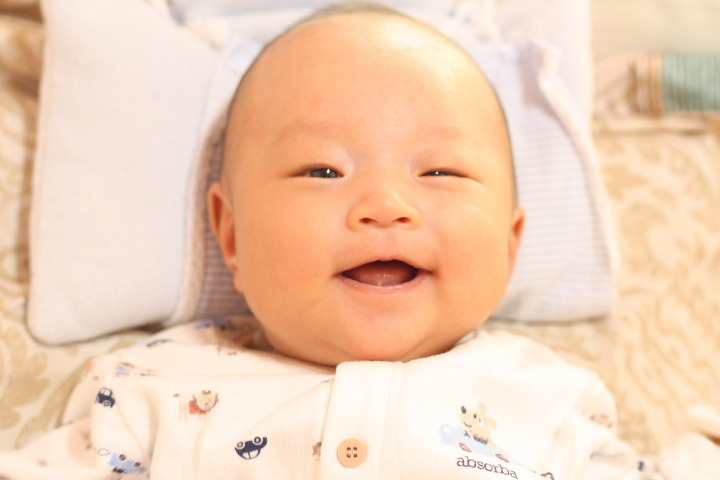
#> input picture AI/images/baby.jpg, 720 x 480 px, found by its file name
$ python nukki_boundary.py
#> lines starting #> are read from the running program, lines starting #| are printed output that depends on the picture; after the words box and inside, x2 and y2 are one past the last pixel; in counts of white or black regions, pixels touching at a corner belong together
import cv2
import sys
from matplotlib import pyplot as plt
import numpy as np

image = cv2.imread("./AIrang/images/baby.jpg")
#> image is the input picture: shape (480, 720, 3); mean B, G, R 181.7, 207.3, 240.5
image_gray = cv2.imread("./AIrang/images/baby.jpg", cv2.IMREAD_GRAYSCALE)
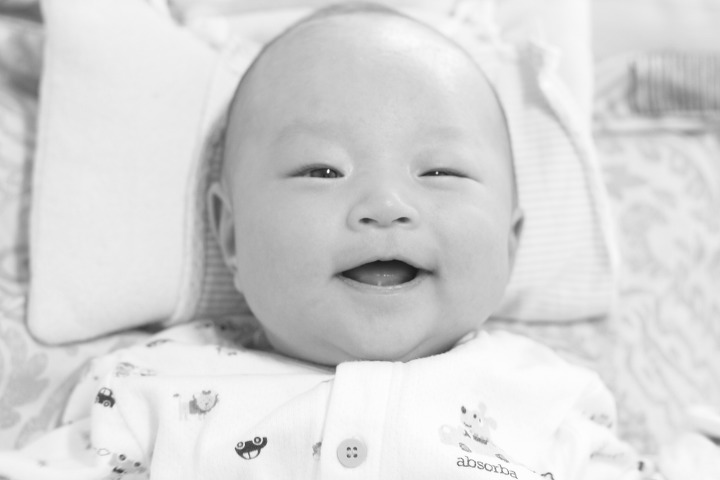
#> image_gray: shape (480, 720); min 25, max 255, mean 214.4

b, g, r = cv2.split(image)
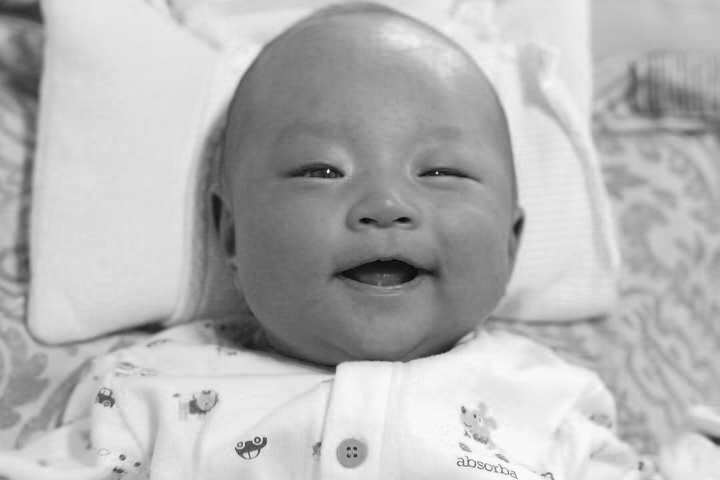
#> b: shape (480, 720); min 0, max 254, mean 181.7
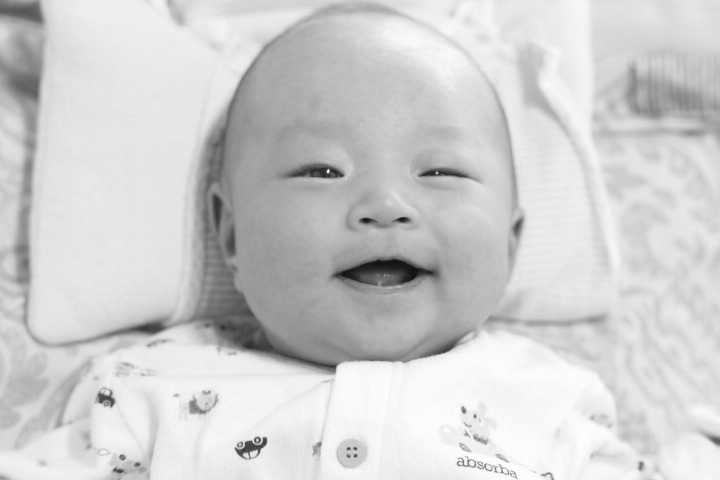
#> g: shape (480, 720); min 8, max 255, mean 207.3
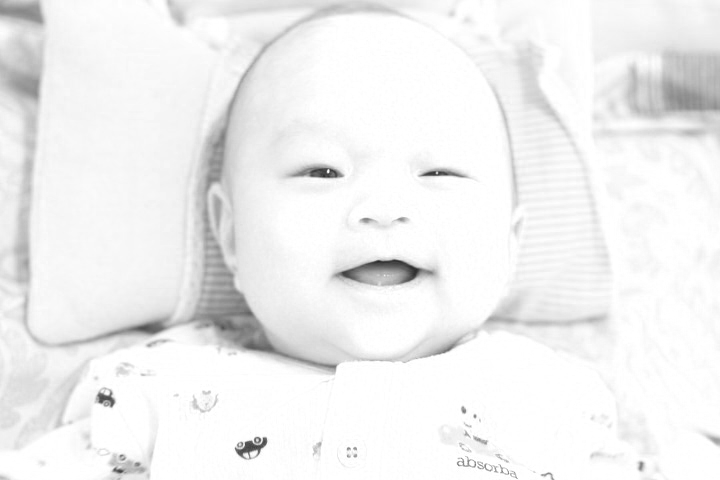
#> r: shape (480, 720); min 40, max 255, mean 240.5
image2 = cv2.merge([r, g, b])

# [10 lines of commented-out code are left out]

blur = cv2.GaussianBlur(image_gray, ksize=(3, 3), sigmaX=0)
ret, thresh1 = cv2.threshold(blur, 127, 255, cv2.THRESH_BINARY)
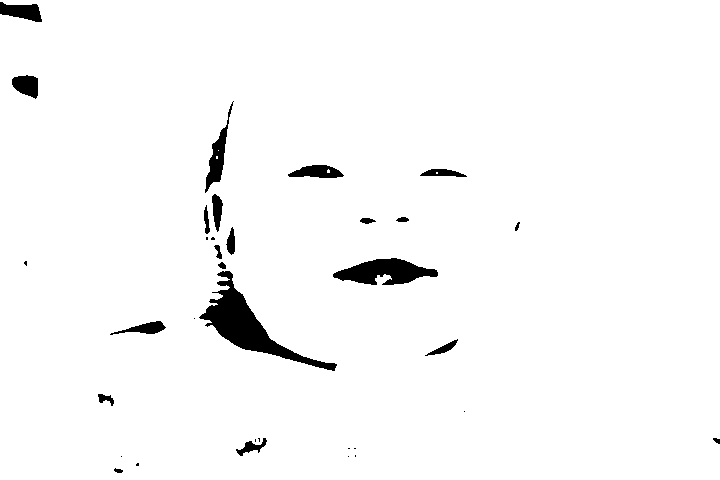
#> thresh1: shape (480, 720); 97.4% white; 34 black regions (13 under 20 px), largest, box (x1, y1, x2, y2) and area: (199, 271, 337, 371) 3224, (333, 258, 438, 285) 1690, (205, 101, 234, 193) 715

edged = cv2.Canny(blur, 10, 250)
#> edged: shape (480, 720); 0.95% white in thin lines or dots
cv2.imshow('Edged', edged)
# cv2.waitKey(0)

kernel = cv2.getStructuringElement(cv2.MORPH_RECT, (7, 7))
closed = cv2.morphologyEx(edged, cv2.MORPH_CLOSE, kernel)
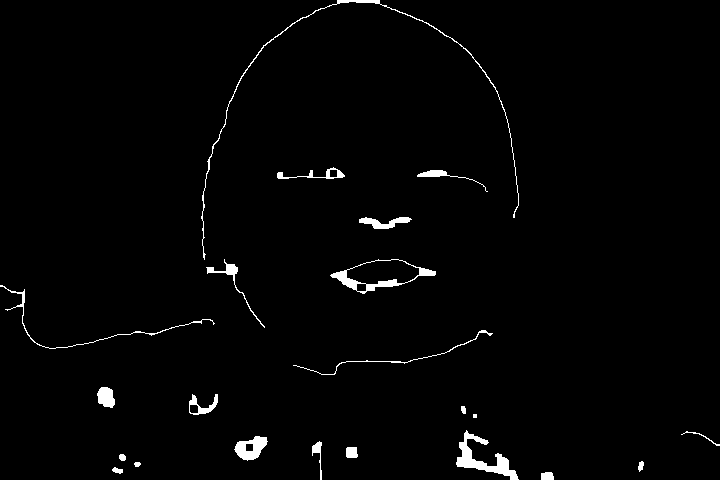
#> closed: shape (480, 720); 1.7% white; 22 white regions (1 under 20 px)
cv2.imshow('closed', closed)
# cv2.waitKey(0)

contours, _ = cv2.findContours(
    closed.copy(), cv2.RETR_EXTERNAL, cv2.CHAIN_APPROX_SIMPLE)
#> contours = 22 contours, 3 with area under 20; largest, box (x1, y1, x2, y2) and area: (330, 259, 436, 294) 1908, (456, 430, 519, 480) 814, (234, 436, 268, 461) 494, (201, 0, 519, 260) 273, (359, 217, 412, 229) 260
total = 0

contours_image = cv2.drawContours(image, contours, -1, (0, 255, 0), 3)
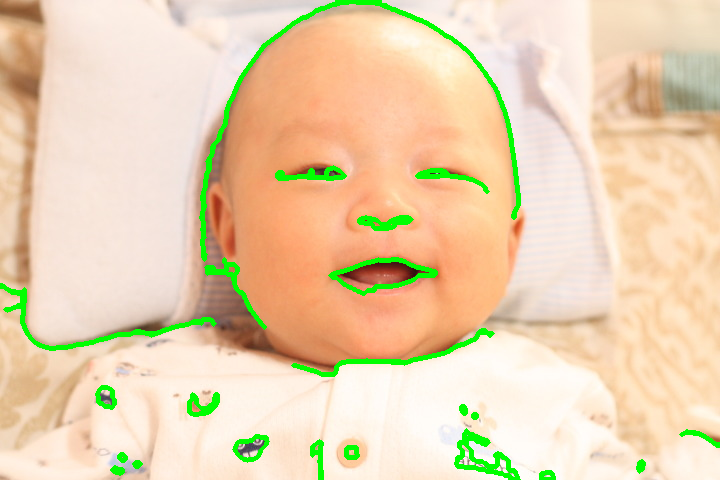
#> contours_image: shape (480, 720, 3); mean B, G, R 176.4, 210.5, 232.8
cv2.imshow('contours_image', contours_image)
cv2.waitKey(0)
cv2.destroyAllWindows()

#> (the run stopped early here; a loop or call above may not have finished)

$ run again, with AI/images/91.jpg copied over AI/images/baby.jpg
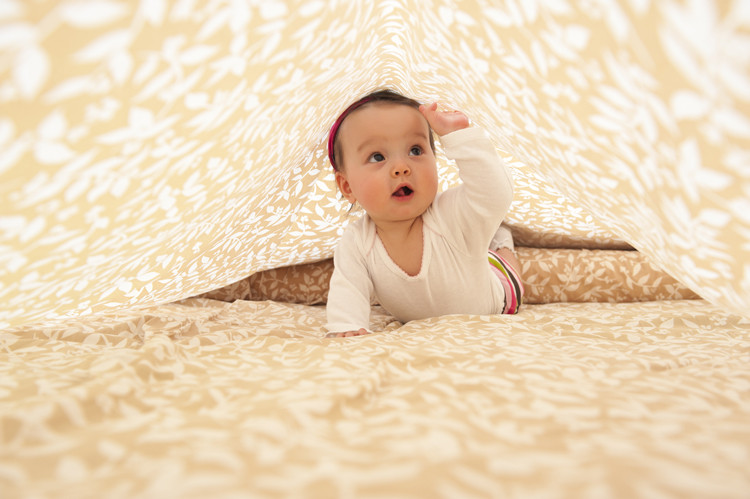
#> input picture AI/images/91.jpg, 750 x 499 px, found by its file name
#> image is the input picture: shape (499, 750, 3); mean B, G, R 185.5, 214.5, 235.8
#> `ret, thresh1 = cv2.threshold(blur, 127, 255, cv2.THRESH_BINARY)`:
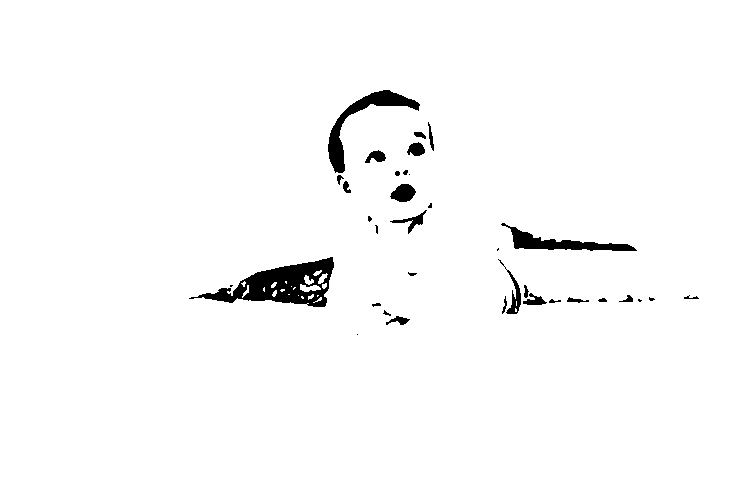
#> thresh1: shape (499, 750); 97.9% white; 35 black regions (10 under 20 px), largest, box (x1, y1, x2, y2) and area: (189, 257, 334, 307) 3110, (328, 90, 420, 173) 1511, (501, 223, 637, 251) 1193
#> edged: shape (499, 750); 1.4% white in thin lines or dots, all inside (x1, y1, x2, y2) = (132, 89, 719, 341)
#> closed: shape (499, 750); 3.5% white; 6 white regions
#> contours = 3 contours; box (x1, y1, x2, y2) and area: (132, 89, 470, 338) 21049, (488, 220, 719, 321) 10982, (166, 334, 183, 341) 29
#> `contours_image = cv2.drawContours(image, contours, -1, (0, 255, 0), 3)`:
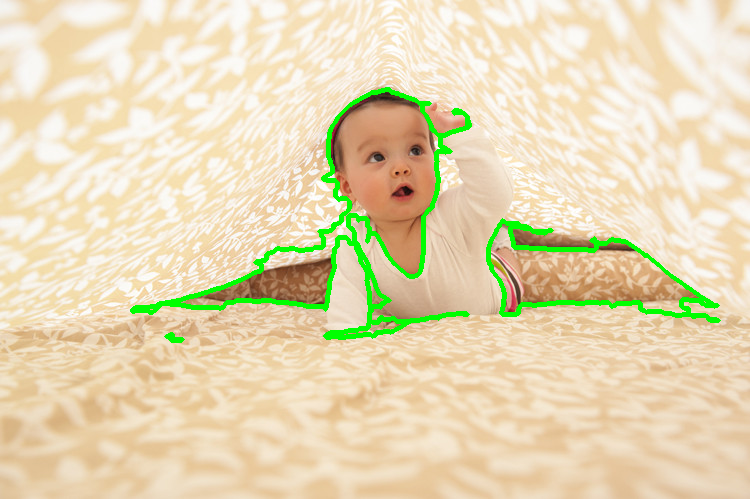
#> contours_image: shape (499, 750, 3); mean B, G, R 181.2, 216.8, 229.8
